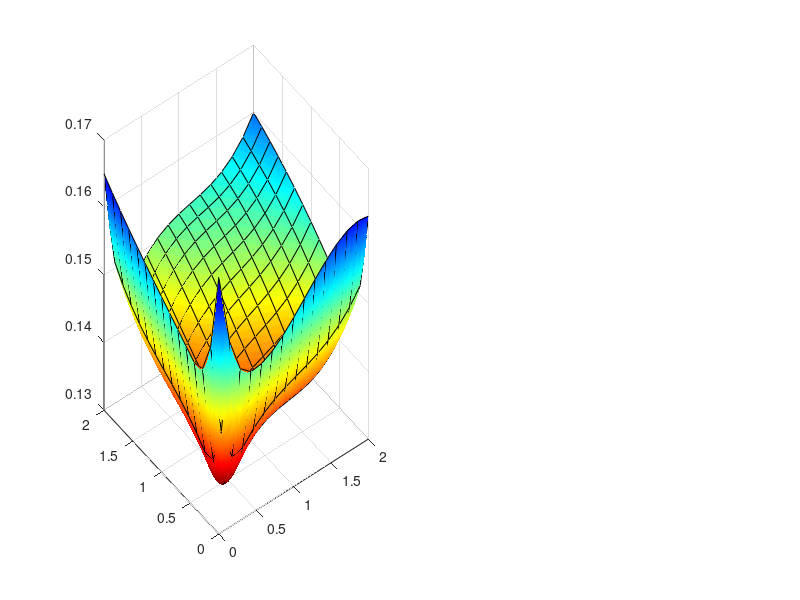

Recreate this plot in MATLAB. (Note: this script raises an error after producing the figure.)
clc; clear; close all;


lambdas = [0 0.1 0.5 1.0 2.0];
[L_graph, L_cons] = meshgrid(lambdas, lambdas);

MAE = [
    0.168 0.160 0.151 0.155 0.163;
    0.159 0.149 0.142 0.146 0.154;
    0.152 0.141 0.135 0.139 0.148;
    0.156 0.145 0.139 0.144 0.153;
    0.165 0.154 0.148 0.152 0.160
];


fine = 120;
xq = linspace(min(lambdas), max(lambdas), fine);
yq = linspace(min(lambdas), max(lambdas), fine);
[Xq,Yq] = meshgrid(xq,yq);
Zq = interp2(L_graph, L_cons, MAE, Xq, Yq, 'spline');


cmap = flipud(jet);

figure('Color','w','Position',[100 100 1200 500])


subplot(1,2,1)

s = surf(Xq, Yq, Zq);
shading interp
colormap(cmap)



hold on

xgrid = linspace(min(lambdas), max(lambdas), 15);
ygrid = linspace(min(lambdas), max(lambdas), 15);
[Xg,Yg] = meshgrid(xgrid, ygrid);
Zg = interp2(L_graph, L_cons, MAE, Xg, Yg, 'spline');

mesh(Xg, Yg, Zg, 'EdgeColor', 'k', 'FaceAlpha', 0, 'LineWidth', 0.2);
hold off

ax = gca;
ax.FontSize = 11;
ax.LineWidth = 1;
ax.XColor = 'k';
ax.YColor = 'k';
ax.ZColor = 'k';
ax.Color = 'w';
ax.Box = 'on';

xlabel('\lambda_{graph}','FontSize',12,'Color','k')
hY = ylabel('\lambda_{consistency}','FontSize',12,'Color','k');


hY.Units = 'centimeters';

pos = hY.Position; 
pos(2) = pos(2) + 1.7;   
hY.Position = pos;

hY.Rotation = - 30;   
zlabel('MAE','FontSize',12,'Color','k')
view(135,50)
grid on


subplot(1,2,2)

levels = 15;


contf = contourf(Xq, Yq, Zq, levels);
colormap(cmap)
colorbar('Color','k')
hold on

contl = contour(Xq, Yq, Zq, levels, 'k','LineWidth',0.6);


clabel(contl, 'FontSize',11,'Color','k','LabelSpacing',300)  
hLabels = findobj(gca,'Type','text');  
for i = 1:length(hLabels)
    val = str2double(hLabels(i).String);
    if val >= 0.15
        delete(hLabels(i)) 
    end
end

ax2 = gca;
ax2.FontSize = 11;
ax2.LineWidth = 1;
ax2.XColor = 'k';
ax2.YColor = 'k';
ax2.Color = 'w';
ax2.Box = 'on';

xlabel('\lambda_{graph}','FontSize',12,'Color','k')
ylabel('\lambda_{consistency}','FontSize',12,'Color','k')
title('MAE','FontSize',12,'Color','k')
grid off
